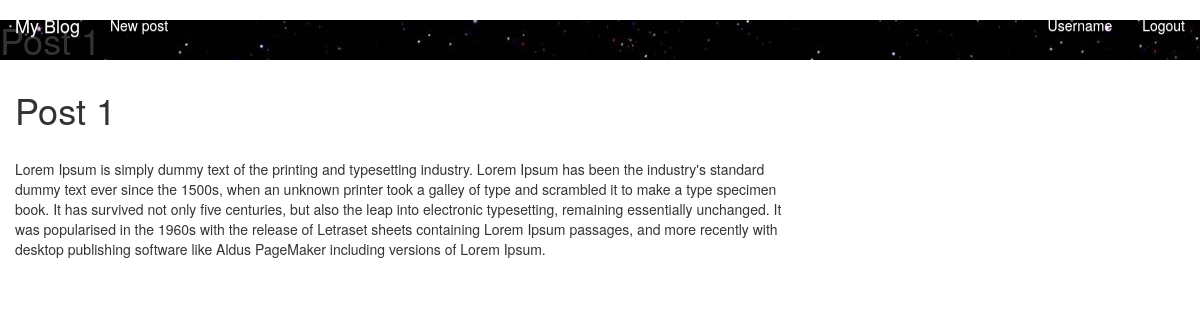
Page /blog/1/ on the committed database.
### blog/models.py (models this page shows, shortened)
class Post(models.Model):
    user = models.ForeignKey(User)
    title = models.CharField(max_length=50)
    content = models.TextField()
    img = models.ImageField(upload_to='blog_img/')
    pub_date = models.DateTimeField(auto_now=True, auto_now_add=False)
    is_published = models.BooleanField(default=False)

### blog/views.py (the view)
# urls.py: url(r'^(?P<id>[0-9]+)/$', post_detail, name="post"),
def post_detail(request, id):
    template_name = "blog/post.html"
    post = Post.objects.get(id=int(id))
    comments = Comment.objects.filter(post=post)
    context = {'post': post, 'comments': comments}
    return render(request, template_name, context)

### blog/templates/blog/post.html (shortened to what this page needs)
{% extends 'blog/base.html' %}
{% load static %}
{% block body %}
     {% include 'blog/navbar.html' %}
    <div id="cover-detail" style="background-image: url('/media/{{ post.img }}');">
        <h1 id="cover-text">{{ post.title }}</h1>
    </div>
    <div id="post-content">
    <div class="post-detail">
        <div class="container-fluid">
            <div class="row">
                <div class="col-md-8">
                    <h1>{{ post.title }}</h1>
                    <br>
                    <p>
                        {{ post.content }}
                    </p>
                </div>
                <div class="col-md-4">
                </div>
            </div>
        </div>
    </div>
        {% endblock %}

### rows in the picture
Post: img (picture), title "Post 1", content "Lorem Ipsum is simply dummy text of the printing and typesetting industry. Lorem Ipsum has been the industry's standard dummy text ever since the 1500s, when an unknown printer took a galley of type and scrambled it to make a type specimen book. It has survived not only five centuries, but also the leap into electronic typesetting, remaining essentially unchanged. It was popularised in the 1960s with the release of Letraset sheets containing Lorem Ipsum passages, and more recently with desktop publishing software like Aldus PageMaker including versions of Lorem Ipsum."
